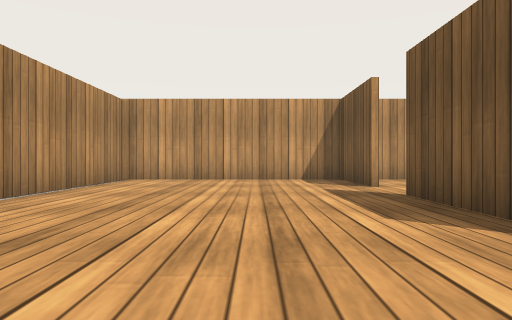
[1] (above)

16 first-person views from a walk through a robot-simulator world made for Gazebo. The camera is 0.5 m above the floor, looks level and sees 70° across. The floor is counted in squares, 1 m on a side. Each view is taken from the middle of a square. On the plan, view 1 faces up. The plan holds only what a view shows up to about 9 squares ahead; the rest is blank. The place goes on beyond the plan. Some surface patterns are stand-ins.

[2]
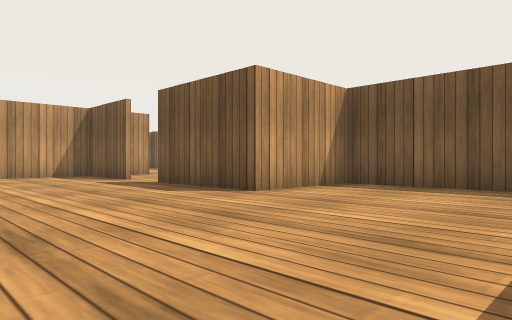

[3]
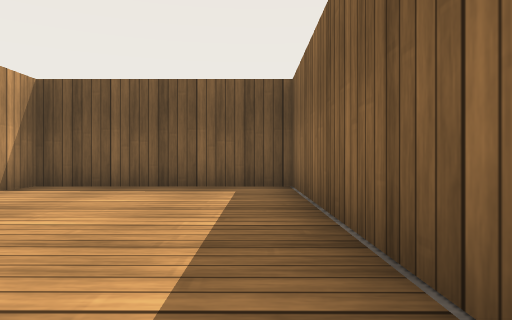

[4]
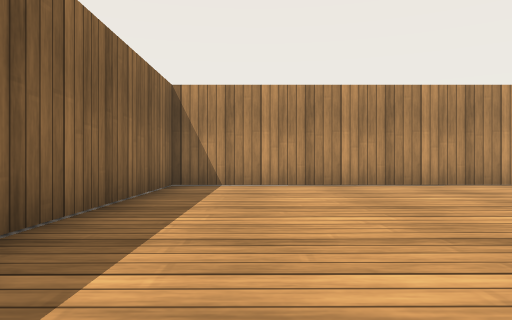

[5]
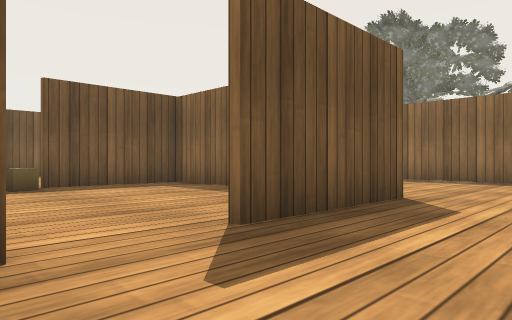

[6]
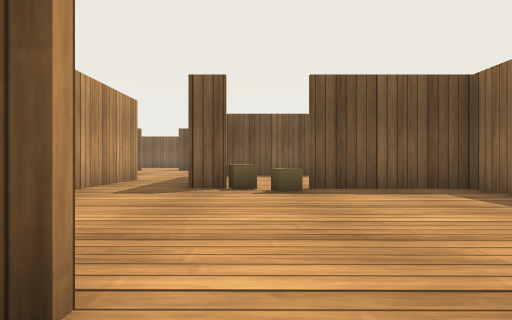

[7]
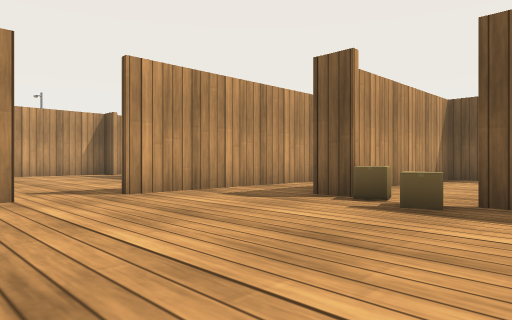

[8]
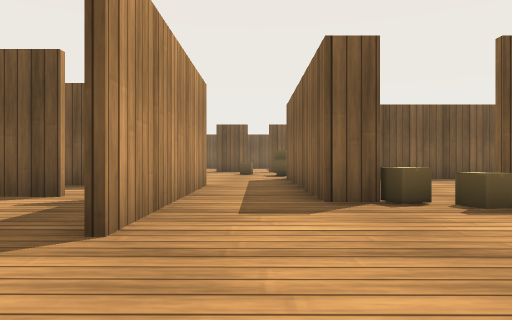

[9]
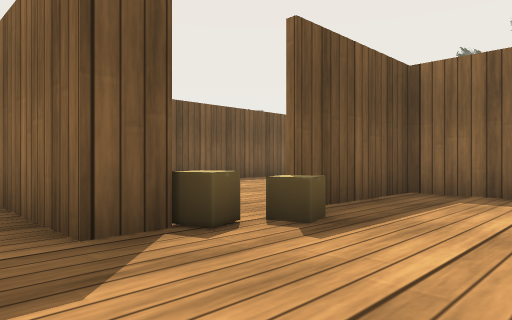

[10]
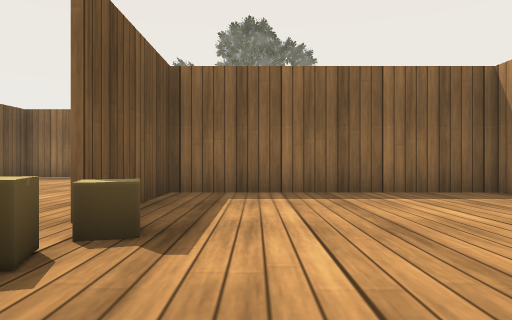

[11]
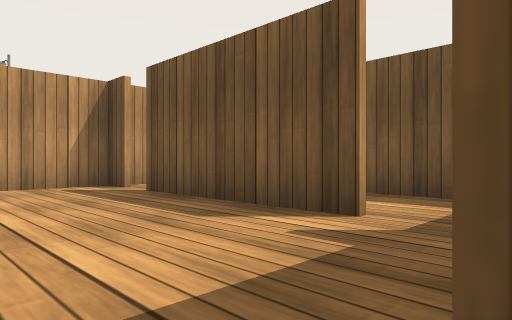

[12]
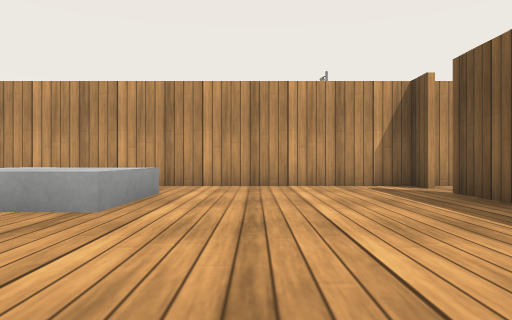

[13]
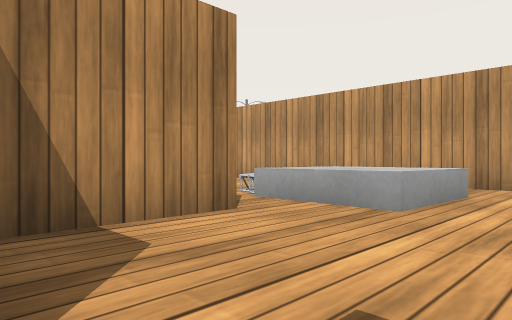

[14]
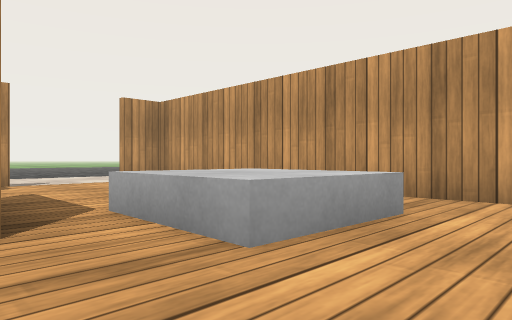

[15]
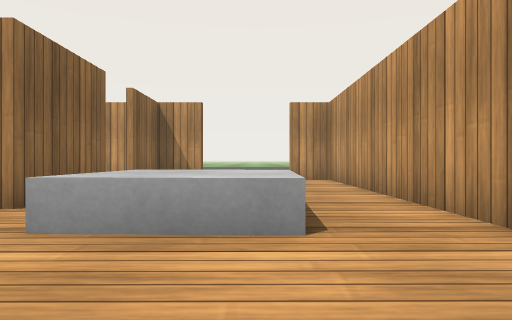

[16]
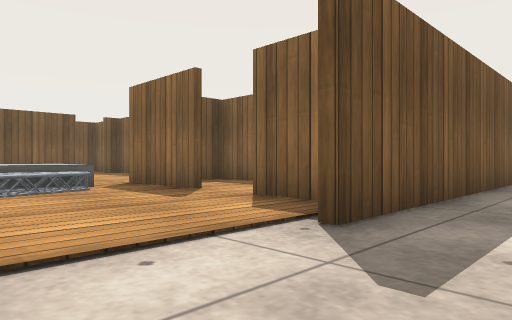

### Floor plan
Ten units are one square. View 1 is at (0, 0); x grows to the right and y downward. Boxes are objects, and circles mark ways between rooms. Rooms are numbered by the first view taken in them; rooms with no view inside come last. Other rooms are left out.
<svg viewBox="-45 -164 160 196">
<path fill="none" stroke="#000" d="M21 -65 21 -90M20 -90 -33 -90 -33 27 48 27 48 -21 21 -21 21 -51M74 -65 74 -72 104 -72M41 -90 20 -90M22 -22 74 -22 74 -46M103 -90 53 -90M-1 -115 22 -115 22 -94M79 -151 79 -159 -30 -159M79 -106 79 -144M-30 -115 -14 -115M-33 -155 -33 -149M-35 -65 -35 -126"/>
<rect x="65" y="-55" width="10" height="10" fill="#bbb"><title>cardboard box</title></rect>
<rect x="65" y="-65" width="10" height="10" fill="#bbb"><title>cardboard box</title></rect>
<rect x="5" y="-145" width="30" height="20" fill="#bbb"><title>grey box</title></rect>
<rect x="5" y="-145" width="10" height="10" fill="#bbb"><title>other object</title></rect>
<circle cx="20" cy="-60" r="3" fill="#2a7"/>
<circle cx="50" cy="-90" r="3" fill="#2a7"/>
<circle cx="-30" cy="-135" r="3" fill="#2a7"/>
<text x="0" y="-20">1</text>
<text x="50" y="-60">2</text>
<text x="30" y="-130">3</text>
<text x="-40" y="-60">4</text>
</svg>
Room 1 opens to room 2. Room 2 opens to room 3. Room 3 opens to room 4.

Where each view was taken, in squares from view 1:
view 1: 0 up, 0 right, facing up
view 2: 2 down, 2 left, facing up-right
view 3: 2 down, 2 left, facing right
view 4: 1 down, 4 right, facing left
view 5: 7 up, 0 right, facing down-right
view 6: 6 up, 1 right, facing right
view 7: 4 up, 3 right, facing up-right
view 8: 8 up, 3 right, facing right
view 9: 8 up, 5 right, facing down-right
view 10: 8 up, 6 right, facing down
view 11: 9 up, 5 right, facing up-right
view 12: 9 up, 5 right, facing up
view 13: 9 up, 5 right, facing up-left
view 14: 11 up, 5 right, facing up-left
view 15: 14 up, 6 right, facing left
view 16: 15 up, 5 left, facing down-right
